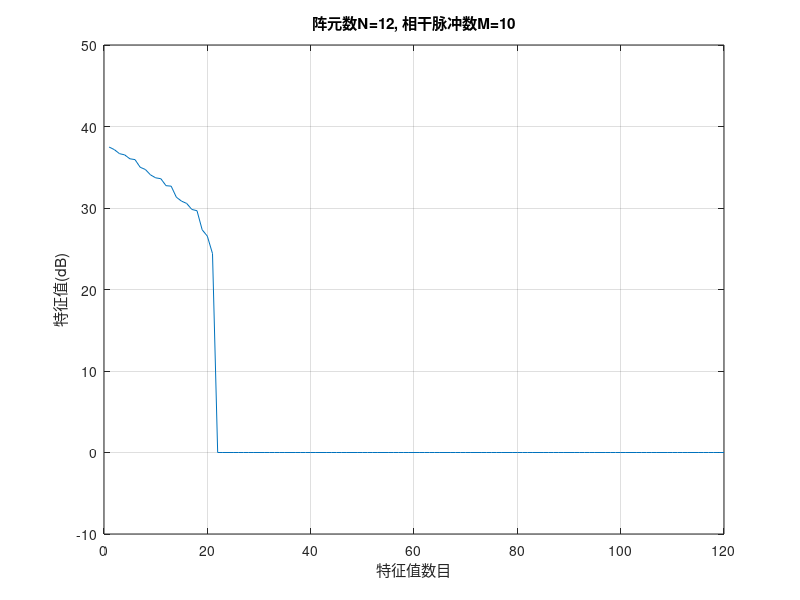
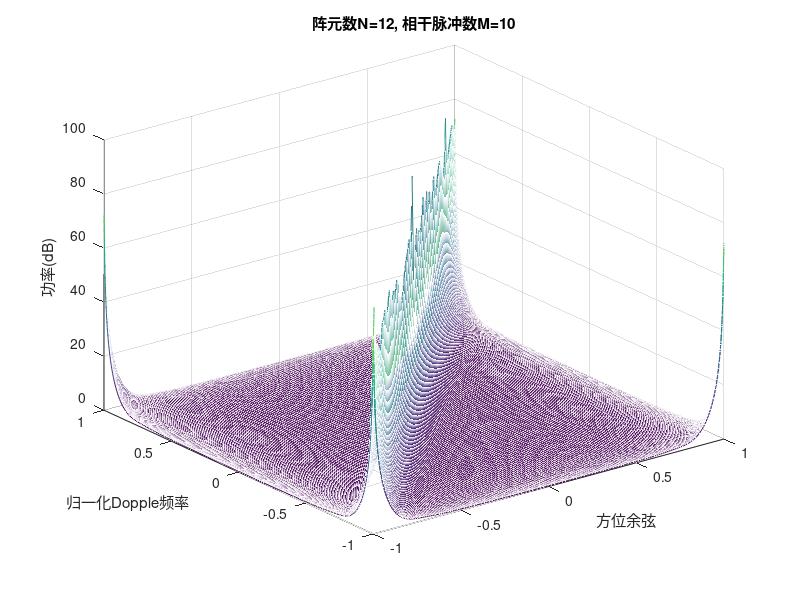
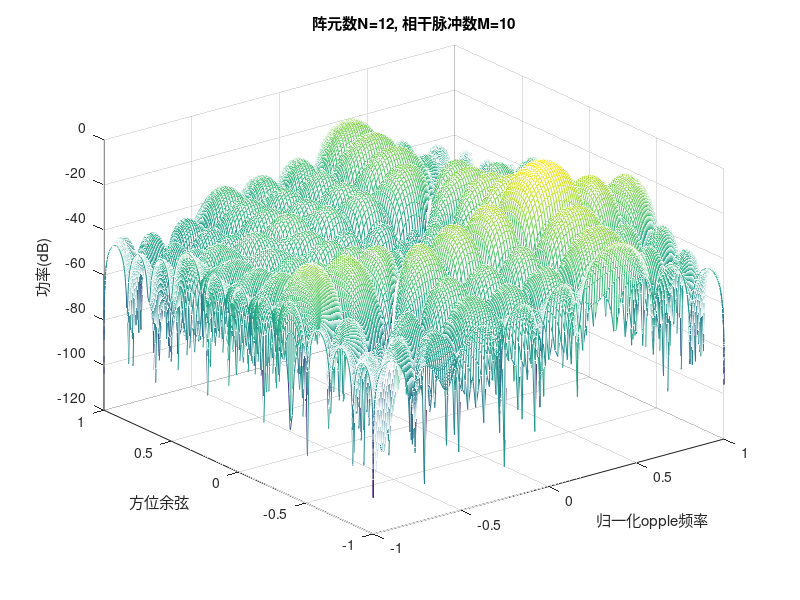
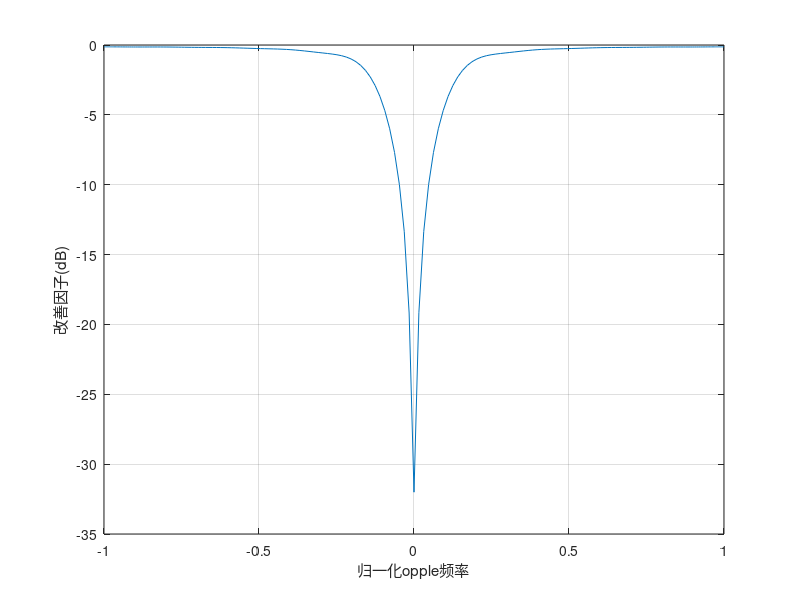

These figures' MATLAB source, in order:
%opt2d.m: 全自由度空时自适应处理
%--------------------------------------------------------------------------
%start         : 2004.11.04  AM 10:21   yunrisheng
%Latest change : 
%--------------------------------------------------------------------------

clear
tic
%杂波仿真参数
N = 12;                        % 阵元个数
M = 10;                        % 相干脉冲数
CNR = 30;                      % 杂噪比
beta = 1;                      % 杂波折叠系数(beta = 2*v*T/d)
sita_a = -90:.9:90.;         % 杂波单元个数               
sita = sita_a*pi/180;
[NN N_bin] = size(sita);
%目标参数
sita_t = -25;                  % 目标DOA
omiga_t = 0.4;                 % 目标Doppler
SNR = 0;                       % 信噪比

%空间导向矢量和时间导向矢量
%空间频率和Dopple频率满足 omiga_d = beta * omiga_s
omiga_s = pi*sin(sita);      
omiga_d = beta*omiga_s;       

aN = zeros(N,N_bin);
bN = zeros(M,N_bin);

aN = exp(-j*[0:N-1]'*omiga_s)./sqrt(N);
bN = exp(-j*[0:M-1]'*omiga_d)./sqrt(M);


%目标空时信号
aN_t = zeros(N,1);
bN_t = zeros(M,1);

aN_t = exp(-j*pi*[0:N-1]'*sin(sita_t*pi/180))/sqrt(N);
bN_t = exp(-j*pi*[0:M-1]'*omiga_t)/sqrt(M);

S_t = zeros(M*N,1);
S_t = kron(aN_t,bN_t);

%计算杂波协方差矩阵
R = zeros(M*N,M*N);                     
S = zeros(M*N,N_bin);                   
ksai = 10^(CNR/10)*(randn(1,N_bin)+j*randn(1,N_bin))/sqrt(2);               %服从正态分布的随机幅值，方差为1
for ii = 1:N_bin
    S(:,ii) = kron(aN(:,ii),bN(:,ii));  
    R = R + ksai(ii).*(S(:,ii)*S(:,ii)');       
end

%干扰协方差矩阵，杂噪比为30dB
R = R +eye(M*N);     %CNR = 30dB
inv_R = inv(R);                   %逆矩阵
%求特征值谱
[u s v] = svd(R);                       %特征值分解
figure(1);
plot(10*log10(diag(s)));
title('阵元数N=12, 相干脉冲数M=10');
axis([0 120 -10 50]);
xlabel('特征值数目');
ylabel('特征值(dB)');
grid on

P_f = zeros(N_bin,N_bin);
P_min_var = zeros(N_bin,N_bin);
%求杂波谱
for ii = 1:N_bin
    for jj = 1:N_bin
            SS = kron(aN(:,ii),bN(:,jj));
            P_f(ii,jj) = SS'*R*SS;        %傅氏谱
            P_min_var(ii,jj) = 1./(SS'*inv_R*SS);
    end
end        

%最小方差功率谱
figure(2)
mesh(sin(sita),omiga_d/pi,20*log10(abs(P_min_var)));
title('阵元数N=12, 相干脉冲数M=10');
xlabel('方位余弦');
ylabel('归一化Dopple频率');
zlabel('功率(dB)');
grid on
%空时最优权向量
w_opt = inv(R)*S_t./(S_t'*inv_R*S_t);   
%w_opt = inv(RR)*a_t;

%求最优空时响应
for ii = 1:N_bin
    for jj = 1:N_bin
        SSS = kron(aN(:,ii),bN(:,jj));
        res_opt(ii,jj) = SSS'*w_opt;
    end
end
                      
figure(3)
%[X,Y]=meshgrid(omiga_d/pi,sita_a);
mesh(omiga_d/pi,omiga_d/pi,10*log10(abs(res_opt).^2))
title('阵元数N=12, 相干脉冲数M=10');
xlabel('归一化opple频率');
ylabel('方位余弦');
zlabel('功率(dB)');
grid on
%求最优改善因子
for ii = 1:N_bin
    for jj = 1:N_bin
        SS = kron(aN(:,ii),bN(:,jj));
 %       IF(ii,jj) = SS'*inv_R*SS.*trace(R)./(SS'*SS);
        IF(ii,jj) = SS'*inv_R*SS./(SS'*SS);
    end
end
figure(4)
axis([-1 1 10 55]);
plot(omiga_d/pi,10*log10(abs(IF(101,:))));
xlabel('归一化opple频率');
ylabel('改善因子(dB)');
grid on

toc

%%% dfjdkf 
% fjkdsjf klsd
% 房价的看法就扣税的大师傅但是对方是否sd
